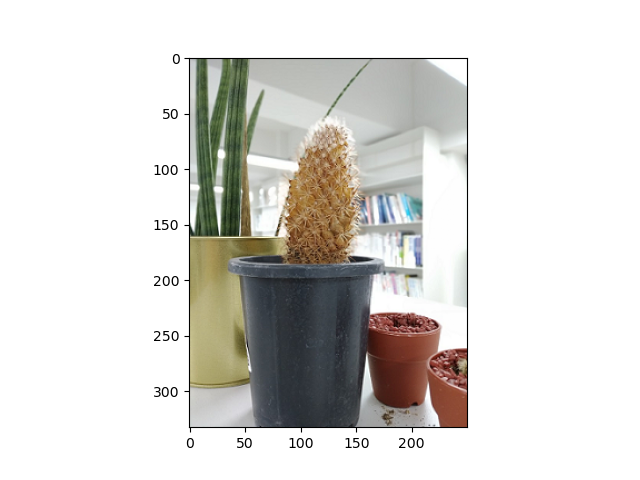

Source code (Python):
# coding: utf-8
import matplotlib.pyplot as plt
from matplotlib.image import imread

img = imread('../dataset/cactus.png') # 이미지 읽어오기
plt.imshow(img)

plt.show()
plt.savefig('img_show.png') 